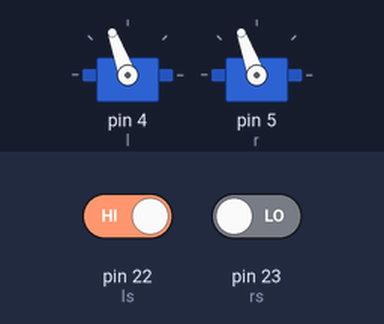
The sketch below on a simulated Arduino Mega 2560, built with avr-gcc and run on an emulated ATmega2560. Shown: 2 × servo. Inputs (shaded band) come from the test bench; at power-on: pin 23 (rs) LOW, pin 22 (ls) HIGH. At 4.3 s the program stops and its outputs stay as they are.

Above: at 1.2 s.
1.3 s: pin 23 (rs) driven HIGH
At 2.3 s:
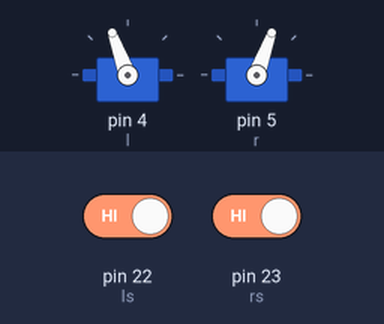
2.8 s: pin 22 (ls) driven LOW
At 3.5 s:
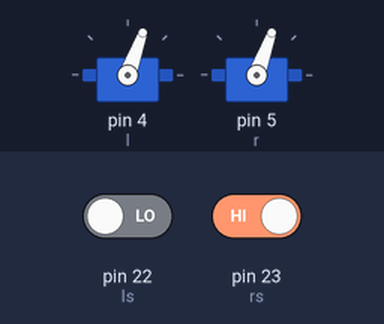
4.3 s: pin 23 (rs) driven LOW
Timing chart, 0 to 5.8 s (numbered marks = the images above; inputs shaded):
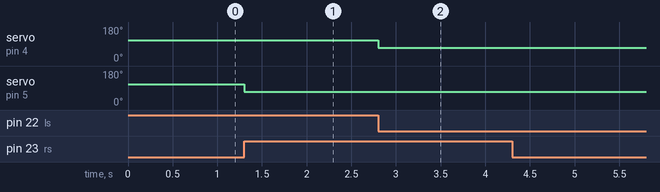

The sketch:

Lab3-LineFollower.ino
```cpp
#include<Servo.h>

Servo lm;
Servo rm;

//NOTES/SUGGESTIONS
//remove delays, should really be moving constantly
//use while instead of if, makes it more smooth
//also add condition if both sensing black
//update statements so that only happens if one is black and the other is white, that way no conflicting arguements/stuff

const float vel = 15.748;
int l = 4;
int r = 5;
int ls = 22;
int rs = 23;
int x = 0;

void setup() {
  // put your setup code here, to run once:
  lm.attach(l, 1000, 2000);
  rm.attach(r, 1000, 2000);
  pinMode(ls, INPUT);
  pinMode(rs, INPUT);
  //int x = 0;

}

void loop() {
  // put your main code here, to run repeatedly:
  while(digitalRead(ls) == 0 and digitalRead(rs)==1){
    lm.write(70);
    rm.write(70);
  }
  while(digitalRead(ls) == 1 and digitalRead(rs) == 0){
    lm.write(110);
    rm.write(110);
  }
  while(digitalRead(ls) == 1 and digitalRead(rs) == 1){
    lm.write(110);
    rm.write(70);
  }
  while(digitalRead(ls) == 0 and digitalRead(rs) == 0){
    lm.write(90);
    rm.write(90);
    exit(0);
    x = 1;
  }
  if (x == 1){
    exit(0);
  }

}
```

Measured:
- after the input at 1.3 s, servo on pin 5 (r): 110° → 70° at once
- after the input at 2.8 s, servo on pin 4 (l): 110° → 70° at once
